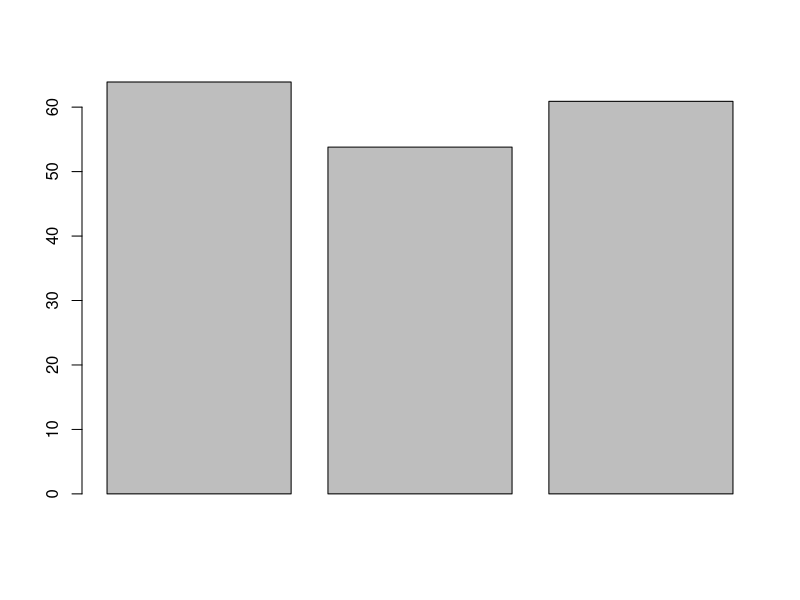
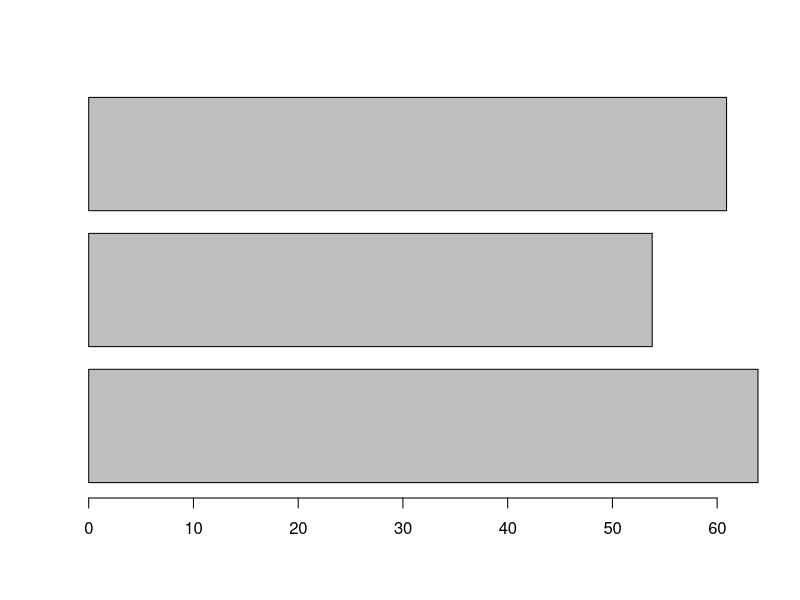
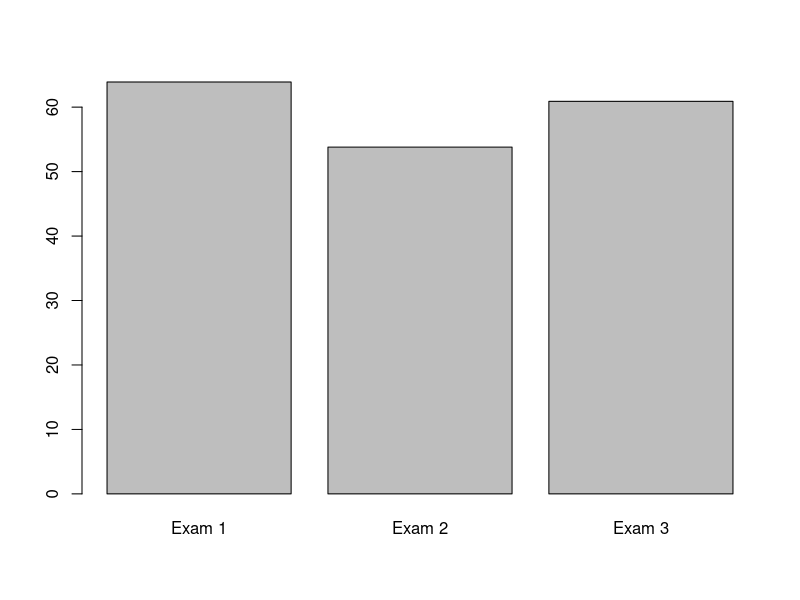
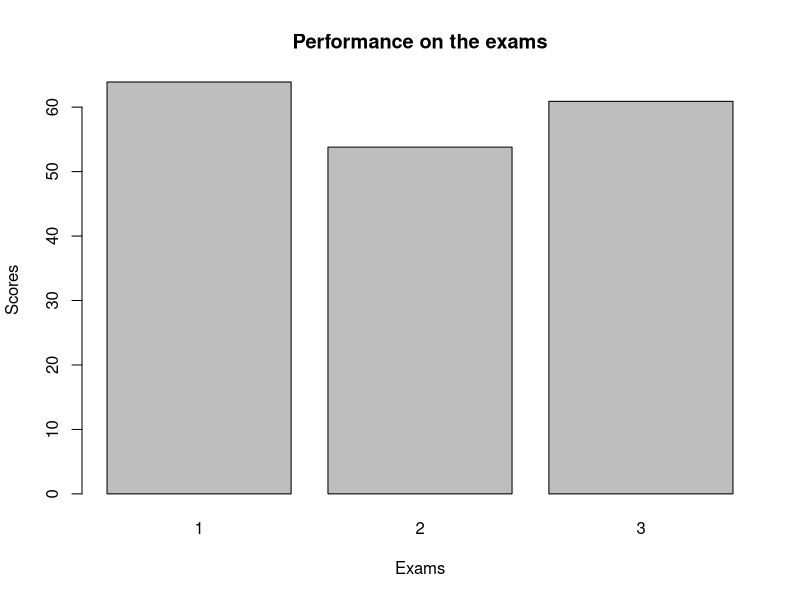
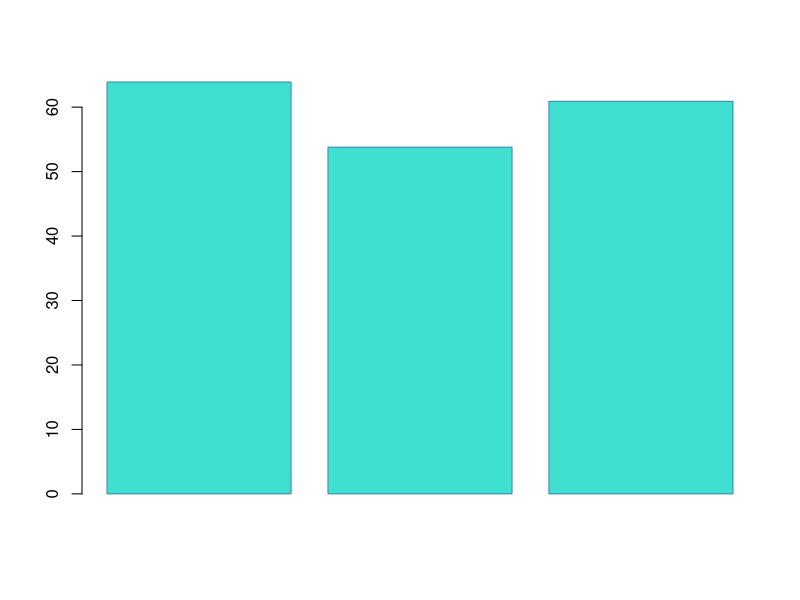
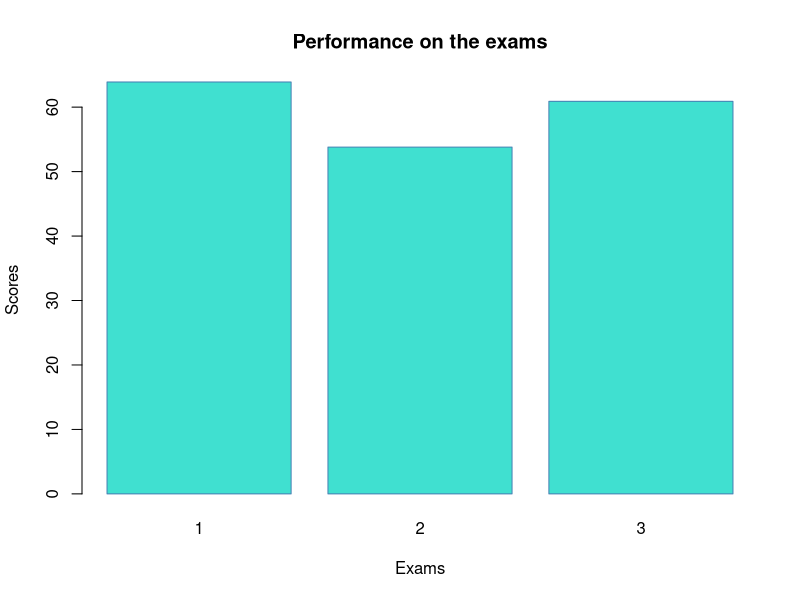
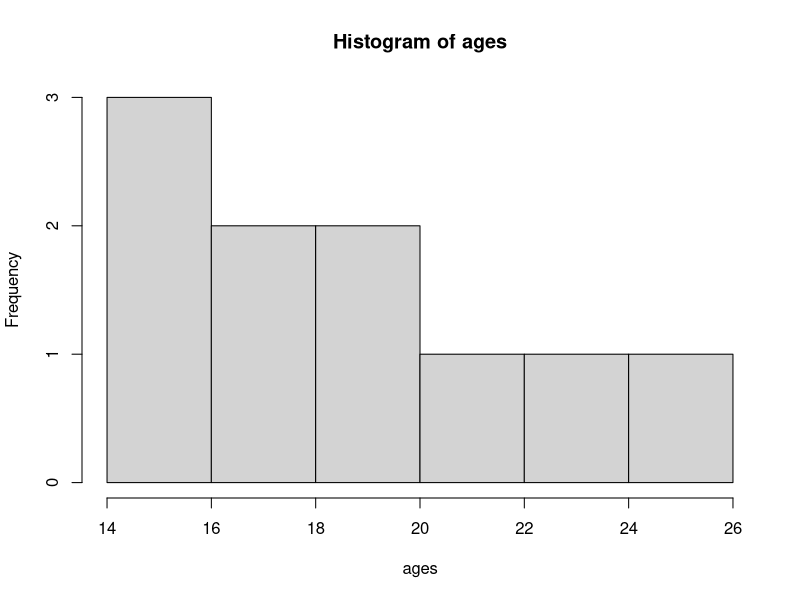
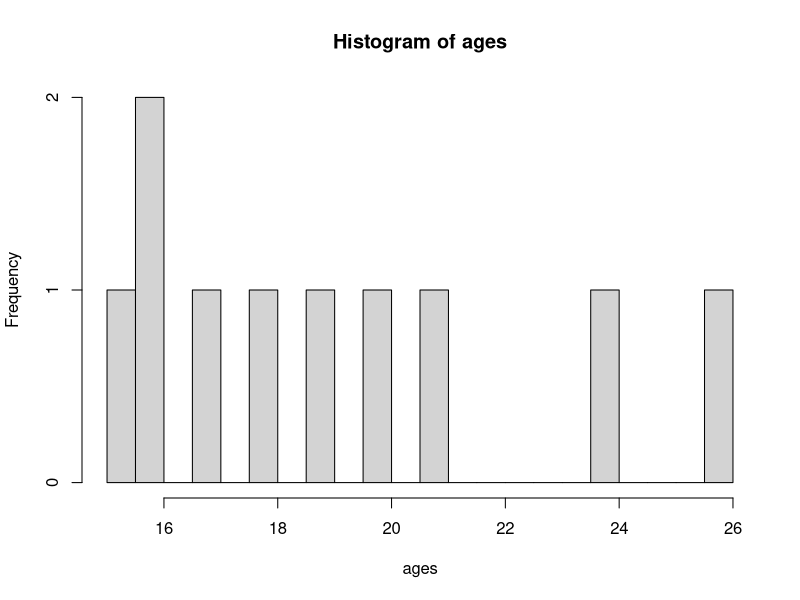

These figures' R source, in order:
## ---- chunk 1
knitr::opts_chunk$set(echo = TRUE)
knitr::opts_chunk$set(eval = TRUE)
## ---- chunk 2
#| message: false
library(tidyverse)
## ---- chunk 3
data()
## ---- chunk 4
language_exams <- read_csv("language_exams_shorter.csv")

head(language_exams)
## ---- chunk 5
mtcars %>%
  summarise(mean = mean(disp), n = n())
## ---- chunk 6
mean_scores <- language_exams |> 
  summarise(mean_1 = mean(exam_1),
            mean_2 = mean(exam_2),
            mean_3 = mean(exam_3))

mean_scores
## ---- chunk 7

class(mean_scores) # to show it's a tibble

mean_scores <- mean_scores |> 
  as.numeric() #quite literally, telling R to read it as numbers and not a tibble.

class(mean_scores) #now it's numeric!
## ---- chunk 8
barplot(mean_scores)
## ---- chunk 9
barplot(mean_scores, horiz = TRUE) 
## ---- chunk 10
barplot(mean_scores, names.arg = c("Exam 1", "Exam 2", "Exam 3"))
## ---- chunk 11
barplot(
  mean_scores,
  names.arg = c("1", "2", "3"),
  # Note: We change the column names to avoid duplication
  main = "Performance on the exams", # title
  xlab = "Exams", #x axis
  ylab = "Scores" #y axis
)

barplot(mean_scores, col = "turquoise", border = "steelblue")

barplot(
  mean_scores,
  col = "turquoise",
  border = "steelblue",
  names.arg = c("1", "2", "3"),
  # Note: We change the column names to avoid duplication
  main = "Performance on the exams",
  xlab = "Exams",
  ylab = "Scores"
)

## ---- chunk 12
exam_1 <- language_exams$exam_1

ages <- language_exams$age

## ---- chunk 13
hist(ages)
## ---- chunk 14
hist(ages, breaks = 20)
## ---- chunk 15
test_data <- tibble(var_1 = c(1:20),
                    var_2 = var_1^2,
                    var_3 = 4 * var_2)
## ---- chunk 16
test_data <- test_data |> 
  mutate(var_4 = var_1 / var_3)

test_data
## ---- chunk 17
plot(test_data$var_1, test_data$var_2)
## ---- chunk 18
plot(test_data$var_1, test_data$var_2, type = "p") # points

plot(test_data$var_1, test_data$var_2, type = "b") # both points and lines

plot(test_data$var_1, test_data$var_2, type = "o") # overplots points and lines

plot(test_data$var_1, test_data$var_2, type = "l") # lines

plot(test_data$var_1, test_data$var_2, type = "n") # no points or lines

## ---- chunk 19

plot(
  test_data$var_1,
  test_data$var_2,
  type = "b",
  frame = FALSE,
  pch = 20,
  col = "turquoise",
  xlab = "Age",
  ylab = "Scores"
)

#Now, we can add a second line on top.

lines(test_data$var_1,
      test_data$var_2,
      pch = 20,
      col = "darkblue",
      type = "b")



# Let's add a legend to the plot to make it clear what the lines refer to.
# Of course there are more compexities to base plots and how they look, but again, ggplot is where we are going to be heading.


legend(
  "topleft",
  legend = c("Group A", "Group B"),
  col = c("turquoise", "darkblue"),
  lty = 1:2,
  cex = 0.8
)

## ---- chunk 20
ggplot(language_exams,
       mapping = aes(x = exam_1, y = exam_2))
## ---- chunk 21

ggplot(language_exams,
       mapping = aes(x = exam_1, y = exam_2)) +
  geom_point() # for a scatter plot
## ---- chunk 22

ggplot(language_exams,
       mapping = aes(x = exam_1, y = exam_2)) +
  geom_line() # for a line plot
## ---- chunk 23
language_exams |> 
  ggplot(mapping = aes(x = exam_1, y = exam_2, shape = age_cohort)) + 
  geom_point()

## ---- chunk 24
language_exams |> 
  ggplot(mapping = aes(x = exam_1, y = exam_2, color = age_cohort)) +
  geom_point()

## ---- chunk 25
language_exams |> 
  ggplot(mapping = aes(x = exam_1, y = exam_2)) + geom_point() #explicit

language_exams |> 
  ggplot(aes(exam_1, exam_2)) + geom_point() #condensed

## ---- chunk 26
languages <- read_csv("nettle_1999_climate.csv")
## ---- chunk 27
languages |> 
  ggplot(mapping = aes(x = Langs)) + 
  geom_histogram()

## ---- chunk 28
languages |> 
  ggplot(mapping = aes(x = Langs)) + 
  geom_histogram() # No theme

languages |> 
  ggplot(mapping = aes(x = Langs)) + 
  geom_histogram() + 
  theme_gray() # Same as before, the default

languages |> 
  ggplot(mapping = aes(x = Langs)) + 
  geom_histogram() + 
  theme_minimal()	# Theme minimal

languages |> 
  ggplot(mapping = aes(x = Langs)) + 
  geom_histogram() + 
  theme_classic()	# Theme classic

## ---- chunk 29
languages |> 
  ggplot(aes(Langs)) + 
  geom_histogram()

languages |> 
  ggplot(aes(Langs)) + 
  geom_histogram(binwidth = 50)

languages |> 
  ggplot(aes(Langs)) + 
  geom_histogram(binwidth = 50,
                 color = 'turquoise4',
                 fill = 'paleturquoise')

## ---- chunk 30

languages |> 
  ggplot(aes(Langs)) + geom_histogram(binwidth = 50,
                                      color = 'turquoise4',
                                      fill = 'paleturquoise') 

## ---- chunk 31

languages |> 
  ggplot(aes(Langs)) + geom_freqpoly(binwidth = 50,
                                     color = 'turquoise4',
                                     fill = 'paleturquoise') 
## ---- chunk 32
titanic <- read_csv("titanic.csv")
## ---- chunk 33
titanic |> 
  ggplot(aes(passengerClass)) + 
  geom_bar()

titanic |> 
  ggplot(aes(passengerClass, fill = survived)) + 
  geom_bar()

titanic |> 
  ggplot(aes(passengerClass, fill = survived)) + 
  geom_bar(position = 	"dodge")

## ---- chunk 34
car_prices <- read_csv("carprice.csv")  
## ---- chunk 35
car_prices |> 
  ggplot(aes(Type, Price)) + 
  geom_bar(stat = "identity")

## ---- chunk 36
cars_prices_grouped <- car_prices %>%
  group_by(Type) %>%
  summarise(Price = mean(Price))

## ---- chunk 37
cars_prices_grouped # Compare to car_prices above
## ---- chunk 38
cars_prices_grouped |> 
  ggplot(aes(Type, Price)) + 
  geom_bar(stat = "identity")
## ---- chunk 39
car_prices  |> 
  group_by(Type)  |> 
  summarise(Price = mean(Price)) |> 
  ggplot(aes(Type, Price)) + 
  geom_bar(stat = "identity")
## ---- chunk 40

#ToothGrowth$dose <- as.factor(ToothGrowth$dose) ## just as an example

ToothGrowth <- ToothGrowth |> 
  mutate(dose = as.factor(dose))
## ---- chunk 41
ToothGrowth |> 
  ggplot(aes(x = dose, y = len)) + 
  geom_boxplot()

## ---- chunk 42
our_boxplot <- ggplot(ToothGrowth, aes(x = dose, y = len)) + 
  geom_boxplot()

## ---- chunk 43
our_boxplot
## ---- chunk 44
our_boxplot + coord_flip()
## ---- chunk 45
ToothGrowth |> 
  ggplot(aes(x = dose, y = len)) +
  geom_boxplot(
    outlier.colour = "darkblue",
    outlier.shape = 0, # square
    outlier.size = 4)

ToothGrowth |> 
  ggplot(aes(x = dose, y = len)) +
  geom_boxplot(
    outlier.colour = "darkblue",
    outlier.shape = 1, # circle
    outlier.size = 4)

## ---- chunk 46
our_boxplot + stat_summary(
  fun.y = mean,
  geom = "point",
  shape = 23,
  size = 4
)

## ---- chunk 47
our_boxplot + 
  geom_dotplot(binaxis = 'y',
               stackdir = 'center',
               dotsize = 0.5)

## ---- chunk 48
our_boxplot + 
  geom_jitter(shape = 16, position = position_jitter(0.2))
## ---- chunk 49
ToothGrowth |> 
  ggplot(aes(x = dose, y = len)) + 
  geom_violin()
## ---- chunk 50
languages <- read_csv("nettle_1999_climate.csv")
## ---- chunk 51
ggplot(languages, aes(MGS, Langs)) + geom_point()
## ---- chunk 52
ggplot(languages, aes(MGS, Langs, label = Country)) + geom_text()
## ---- chunk 53
language_exams <- read_csv("language_exams_shorter.csv")
## ---- chunk 54
language_exams |> 
  ggplot(aes(x = exam_1, y = exam_2, color = age_cohort)) + 
  geom_point()

## ---- chunk 55
language_exams |> 
  ggplot(aes(x = exam_1, y = exam_2, color = age_cohort)) + 
  geom_point(size = 2)

## ---- chunk 56

language_exams |> 
  ggplot(aes(x = exam_1, y = exam_2, color = age_cohort))	+
  geom_point(size = 3)

language_exams |> 
  ggplot(aes(x = exam_1, y = exam_2, color = age_cohort)) + 
  geom_point(size = 4)

## ---- chunk 57
language_exams |> 
  ggplot(aes(x = exam_1, y = exam_2, color = age_cohort)) +
  geom_point(size = 3, shape = 'triangle') # Same as writing 2

language_exams |> 
  ggplot(aes(x = exam_1, y = exam_2, color = age_cohort)) +
  geom_point(size = 4, shape = 'diamond') # Same as writing 5

language_exams |> 
  ggplot(aes(x = exam_1, y = exam_2, color = age_cohort)) +
  geom_point(size = 3, shape = 'square') # Same as writing 0

## ---- chunk 58
language_exams |> 
  ggplot(aes(x = exam_1,
             y = exam_2,
             label = student,
             color = age_cohort)) + 
  geom_point(size = 3, shape = 'triangle') +
  geom_text(size = 4)

## ---- chunk 59
#|echo: false


library(ggrepel)
## ---- chunk 60
language_exams |> 
  ggplot(aes(x = exam_1,
             y = exam_2,
             label = student,
             color = age_cohort)) + 
  geom_point(size = 3) +
  geom_text_repel(size = 4, segment.alpha = 2)

## ---- chunk 61

ggsave('our_plot.png', width = 8, height = 6)

ggsave('our_plot.pdf', width = 8, height = 6)

ggsave('our_plot.jpeg', width = 8, height = 6)

## ---- chunk 62

ggsave(
  'our_plot_300.jpeg',
  width = 8,
  height = 6,
  dpi = 300
)

ggsave(
  'our_plot_screen.jpeg',
  width = 8,
  height = 6,
  dpi = 'screen'
)

ggsave(
  'our_plot_retina.jpeg',
  width = 8,
  height = 6,
  dpi = 'retina'
)
## ---- chunk 63

barplot(c(2,5), col=c("paleturquoise", "mistyrose"))

barplot(c(2,5), col=c("#30D5C8", "#FFE4E1"))
## ---- chunk 64
#| echo: true
#| eval: true


language_exams |> 
  ggplot(aes(exam_1, exam_2)) +
  geom_point()
## ---- chunk 65
#| echo: true
#| eval: true

ToothGrowth |> 
  ggplot(aes(supp, len)) +
  geom_boxplot()
## ---- chunk 66
#| echo: true
#| eval: true

ToothGrowth |> 
  filter(supp == "OJ") |>  # keep only content OJ observations
  ggplot(aes(dose, len)) +
  geom_boxplot()
## ---- chunk 67
#| echo: true
#| eval: true

ToothGrowth |> 
  filter(supp == "OJ") |> 
  ggplot(aes(dose, len)) +
  geom_violin()
